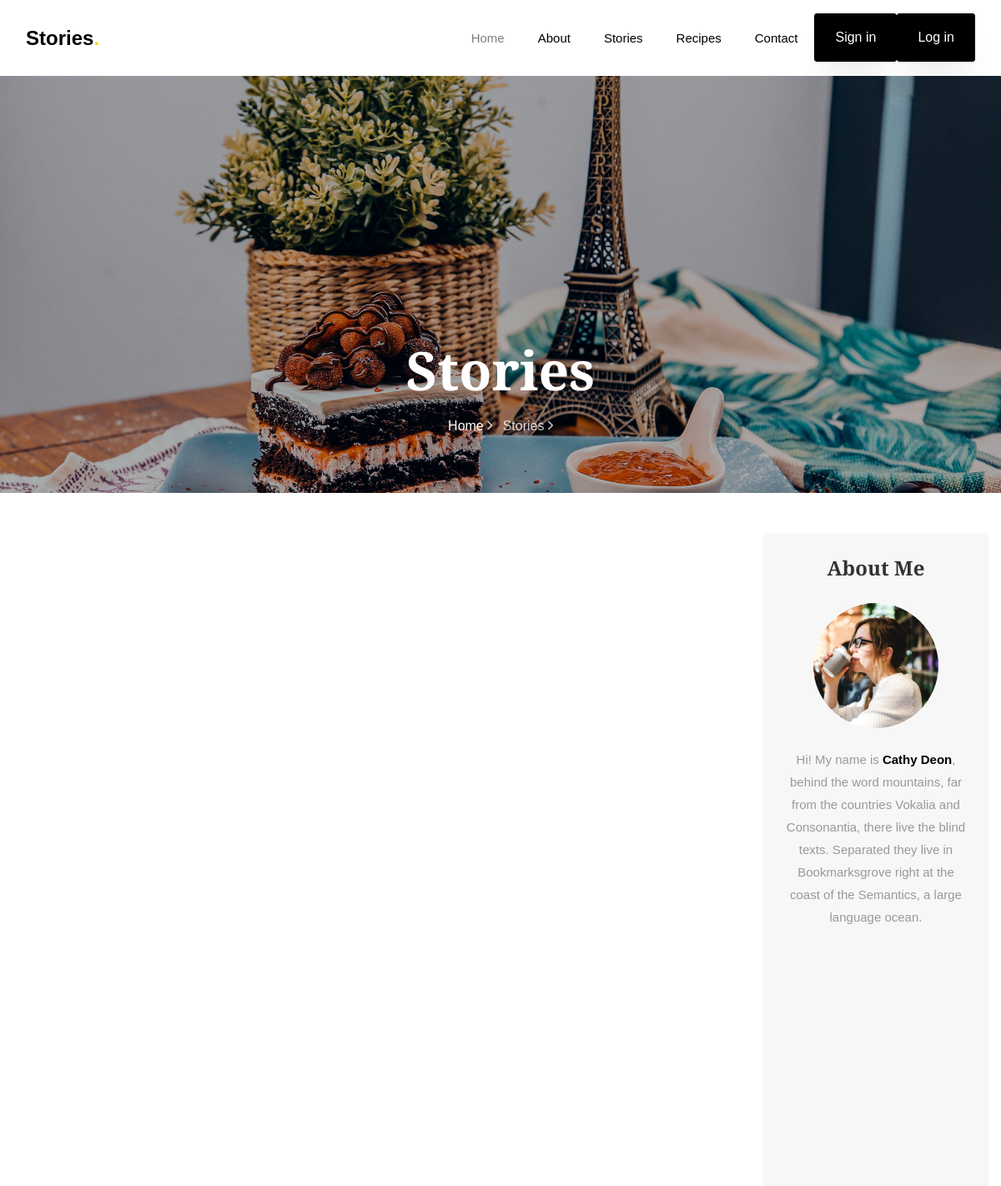
Before: /stories/ (upper part) with the older database file.
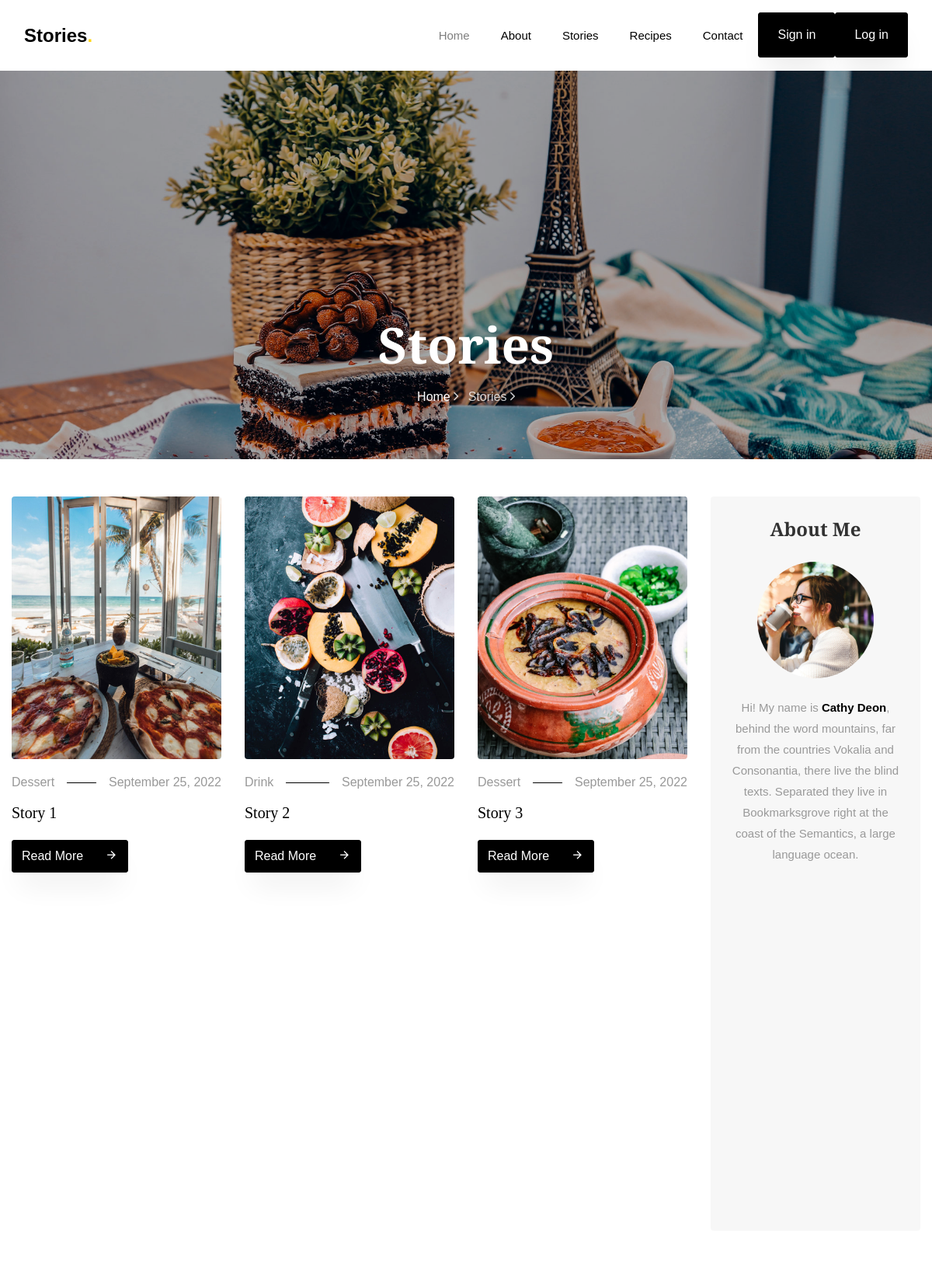
After: the same page with the newer database file.
### story/models.py (models this page shows, shortened)
class story(models.Model):
    name = models.CharField(max_length=100)
    cover_image = models.ImageField(upload_to="story_cover_images")
    text = models.TextField()
    date = models.DateTimeField(auto_now_add=True)
    category = models.ForeignKey(category, on_delete=models.CASCADE, related_name='story_of_category')
    user = models.ForeignKey(user, on_delete=models.CASCADE, related_name='story_of_user')
    tag = models.ManyToManyField(tag, related_name="tag_of_story")
    class Meta:
        verbose_name = "Story"
        verbose_name_plural = "Stories"

class category(models.Model):
    name = models.CharField(max_length=50, unique=True)
    class Meta:
        verbose_name = "Category"
        verbose_name_plural = "Categories"

### story/views.py (the view)
# urls.py: path('stories/', StoryView.as_view(), name = 'stories'),
class StoryView(ListView):
    template_name = 'stories.html'
    model = story
    context_object_name = 'stories'
    paginate_by = 9
    def get_queryset(self):
        category = self.request.GET.get('category')
        if category != None:
            return story.objects.order_by("-date").filter(category__name=category).all()
        return story.objects.order_by("-date").all()
    def get_context_data(self, **kwargs):
        context = super(StoryView, self).get_context_data(**kwargs)
        context['categories'] =  story.objects.values_list('category', flat = True).distinct().values('category__name').annotate(count = Count('category'))
        return context

### story/templates/stories.html (shortened to what this page needs)
{% extends 'base.html' %}
{% load static %}
{% block content %}
    <section class="hero-wrap hero-wrap-2" style="background-image: url({% static 'images/bg_4.jpg' %});">
        <div class="overlay"></div>
        <div class="container">
            <div class="row no-gutters slider-text align-items-end justify-content-center">
                <div class="col-md-9 ftco-animate pb-5 text-center">
                    <h1 class="mb-3 bread">Stories</h1>
                    <p class="breadcrumbs"><span class="mr-2"><a href="index.html">Home <i
                            class="ion-ios-arrow-forward"></i></a></span> <span>Stories <i
                            class="ion-ios-arrow-forward"></i></span>
                    </p>
                </div>
            </div>
        </div>
    </section>
    <section class="ftco-section">
        <div class="container">
            <div class="row">
                <div class="col-lg-9">
                    <div class="row">
                    {% for story in stories %}
                        <div class="col-md-4 ftco-animate">
                            <div class="blog-entry">
                                <a href="{% url 'single_story' story.pk %}" class="img-2"><img src="{{ story.cover_image.url }}" class="img-fluid" alt="Colorlib Template"></a>
                                <div class="text pt-3">
                                    <p class="meta d-flex"><span class="pr-3">{{ story.category.name }}</span><span class="ml-auto pl-3">{{ story.date|date:'F d, Y' }}</span>
                                    </p>
                                    <h3><a href="{% url 'single_story' story.pk %}">{{ story.name }}</a></h3>
                                    <p class="mb-0"><a href="{% url 'single_story' story.pk %}" class="btn btn-black py-2">Read More <span class="icon-arrow_forward ml-4"></span></a></p>
                                </div>
                            </div>
                        </div>
                    {% endfor %}
                    </div>
                </div>
                <div class="col-lg-3">
                    <div class="sidebar-wrap">
                        {% include 'about_me.html' %}
                    </div>
                </div>
            </div>
        </div>
    </section>
{% endblock %}

### core/templates/base.html (shortened to what this page needs)
<!DOCTYPE html>
{% load static %}
<html lang="en">
<head>
    <meta name="viewport" content="width=device-width, initial-scale=1, shrink-to-fit=no"><link rel="stylesheet" href="https://cdn.jsdelivr.net/npm/bootstrap@4.2.1/dist/css/bootstrap.min.css">
    <link rel="stylesheet" href="{% static 'css/open-iconic-bootstrap.min.css' %}">
    <link rel="stylesheet" href="{% static 'css/animate.css' %}">
    <link rel="stylesheet" href="{% static 'css/owl.carousel.min.css' %}">
    <link rel="stylesheet" href="{% static 'css/owl.theme.default.min.css' %}">
    <link rel="stylesheet" href="{% static 'css/magnific-popup.css' %}">
    <link rel="stylesheet" href="{% static 'css/aos.css' %}">
    <link rel="stylesheet" href="{% static 'css/ionicons.min.css' %}">
    <link rel="stylesheet" href="{% static 'css/flaticon.css' %}">
    <link rel="stylesheet" href="{% static 'css/icomoon.css' %}">
    <link rel="stylesheet" href="{% static 'css/style.css' %}">
    <link rel="stylesheet" href="{% static 'css/custom.css' %}">
</head>
<body>
    <nav class="navbar navbar-expand-lg navbar-dark bg-dark ftco-navbar-light" id="ftco-navbar">
        <div class="container">
            <a class="navbar-brand" href="{% url 'home' %}">Stories<span>.</span></a>
            <div class="collapse navbar-collapse" id="ftco-nav">
                <ul class="navbar-nav ml-auto">
                    <li class="nav-item active"><a href="{% url 'home' %}" class="nav-link">Home</a></li>
                    <li class="nav-item"><a href="{% url 'about' %}" class="nav-link">About</a></li>
                    <li class="nav-item"><a href="{% url 'stories' %}" class="nav-link">Stories</a></li>
                    <li class="nav-item"><a href="{% url 'recipes' %}" class="nav-link">Recipes</a></li>
                    <li class="nav-item"><a href="{% url 'contact' %}" class="nav-link">Contact</a></li>
                    {% if user.is_authenticated %}
                        <li class="nav-item"><a href="{% url 'profile' pk=user.pk %}" class="nav-link">Profile</a></li>
                        <li><a href="{% url 'logout' %}" class="btn btn-black px-3 px-md-4 py-3">Log Out</a></li>
                    {% else %}
                        <li><a href="{% url 'register' %}" class="btn btn-black px-3 px-md-4 py-3">Sign in</a></li>
                        <li><a href="{% url 'login' %}" class="btn btn-black px-3 px-md-4 py-3">Log in</a></li>
                    {% endif %}
                </ul>
            </div>
        </div>
    </nav>
    {% block content %}
    {% endblock %}
</body>
</html>

### core/templates/about_me.html
{% load static %}
<div class="sidebar-box p-4 about text-center ftco-animate">
    <h2 class="heading mb-4">About Me</h2>
    <img src="{% static 'images/author.jpg' %}" class="img-fluid" alt="Colorlib Template">
    <div class="text pt-4">
        <p>Hi! My name is <strong>Cathy Deon</strong>, behind the word mountains, far from the countries Vokalia and Consonantia, there live the blind texts. Separated they live in Bookmarksgrove right at the coast of the Semantics,
            a large language ocean.</p>
    </div>
</div>

### static/css/icomoon.css (style rules this page uses)
[class^="icon-"], [class*=" icon-"] { font-family: 'icomoon' !important; speak: none; font-style: normal; font-weight: normal; font-variant: normal; text-transform: none; line-height: 1; -webkit-font-smoothing: antialiased; -moz-osx-font-smoothing: grayscale; }
.icon-arrow_forward:before { content: "\e5c8"; }

Changed rows visible on the page:
added story: cover_image (picture), category.name "Dessert", date "September 25, 2022", name "Story 1"
added story: cover_image (picture), category.name "Drink", date "September 25, 2022", name "Story 2"
added story: cover_image (picture), category.name "Dessert", date "September 25, 2022", name "Story 3"
